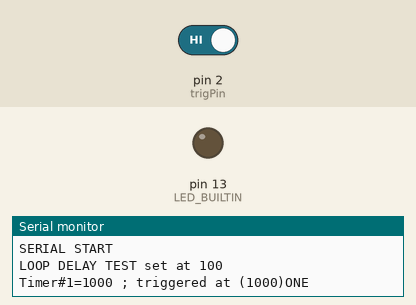
This sketch was run on a simulated Arduino Mega 2560, built with avr-gcc and run on an emulated ATmega2560. Parts: output pins drawn as LEDs (lit = HIGH), the last lines printed to the serial monitor. The inputs (shaded band) are chosen by the test bench; at power-on: pin 2 (trigPin) HIGH.

Above: at 1.2 s.
1.3 s: pin 2 (trigPin) driven LOW
At 1.9 s:
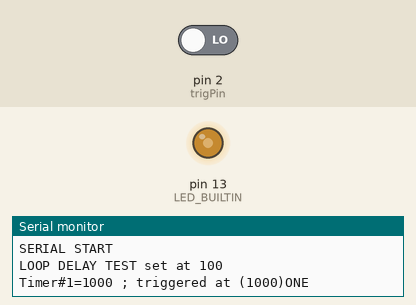
2.8 s: pin 2 (trigPin) driven HIGH
At 3.6 s:
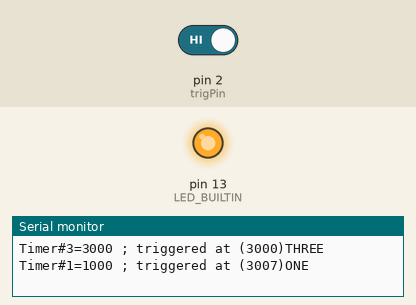
Timing chart, 0 to 5.8 s (numbered marks = the images above; inputs shaded):
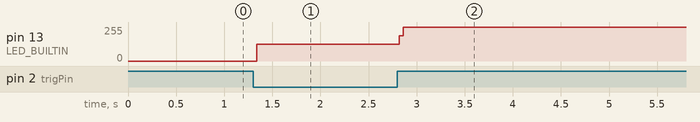

The sketch:

interrupt.ino
```cpp
//ticTocInterrupt
//attachInterrupt()
//digitalPinToInterrupt(pinInt)
//Mega pins 2 3 18 19 20 21
//attachInterrupt(digitalPinToInterrupt(pinInt), ISR, mode)
//ISR (interrupt service routine) function called does not pass or return variables  pass data using volatile global variables
//mode = LOW ; CHANGE; RISING; FALLING (a few boards allow HIGH)
//detachInterrupt(digitalPinToINterrupt(pinInt))
// iterrupts(); turns on interrupts
// nointerrupts(); turns off interrupts
// iterrupts still register the trigger but do not interrupt until turned on in priority order

//set interupt pin
int trigPin = 20;
volatile bool trigON = true;
volatile unsigned long int trigVal = 0;
//ISR (interrupt service routine)
void flagTrig(){
  if (trigON){
    trigON = false;
    digitalWrite(LED_BUILTIN, LOW); // turn the LED off by making the voltage LOW
  } else {
    trigON = true;
    digitalWrite(LED_BUILTIN, HIGH); // turn the LED on (HIGH is the voltage level)
  }
  trigVal += 1;
}
//used tictoc timer as base for interrupt testing
unsigned long int tic[10];
unsigned long int toc[10] = {100, 1000, 2000, 3000, 4000, 5000, 6000, 7000, 8000, 9000};

//once
void setup() {
  String ioOUT;
  pinMode(LED_BUILTIN, OUTPUT);
  flagTrig();//make sure set to off
  trigPin = 2;
  pinMode(trigPin, INPUT);
  attachInterrupt(digitalPinToInterrupt(trigPin), *flagTrig, LOW);

  Serial.begin(115200);
  while(!Serial); //wait for serial to start

  ioOUT = F("\nSERIAL START\n");
  ioOUT += F("LOOP DELAY TEST set at ");
  ioOUT += (String)toc[0];
  Serial.println(ioOUT);

  //initialize all timers machine time
  for(int x=0; x <= 9; x++){
    tic[x] = millis();
  }
}

//repeat
void loop() {
  String ioOUT;
  tic[0]= millis(); //master loop timer set every loop to check processing delays

//Test for timer trigger and execute timer actions
  for( int x = 1; x <= 9; x++){

    //Test for timer duration
    if(millis() - tic[x] >= toc[x]){ //do something for all triggered timers
      tic[x] = millis();//reset timer
      ioOUT = F("\nTimer#");
      ioOUT += (String)x;
      ioOUT += "=";
      ioOUT += toc[x];
      ioOUT += F(" ; triggered at (");
      ioOUT += tic[x];
      ioOUT += ")";
      Serial.print(ioOUT);

      //do stuff if specific timer triggered
      switch(x){
         case 1:
          ioOUT = F("ONE");
          break;
        case 2:
          ioOUT = F("TWO");
          break;
          case 3:
          ioOUT = F("THREE");
        break;
        case 4:
          ioOUT = F("FOUR");
          if(trigON){
            ioOUT = "Interrupt trigger is high and = ";
            ioOUT += (String)trigVal;
          }
          break;
        case 5:
          ioOUT = F("FIVE");
          break;
        case 6:
          ioOUT = F("SIX");
          break;
        case 7:
          ioOUT = F("SEVEN");
          break;
        case 8:
          ioOUT = F("EIGHT");
          break;
        case 9:
          ioOUT = F("NINE");
          break;
        default:
          ioOUT = F("DEFAULT");//should not trigger DEFAULT
          break;
      }
      Serial.println(ioOUT);
    }
  }
  //overall loop delay excessive
  if(millis() - tic[0] >= toc[0]){
    ioOUT = F("Loop timer delay excessive =");
    ioOUT += (String)(millis() - toc[0]);
    ioOUT += F(" Loop delay greater than ");
    ioOUT += (String)toc[0];
    ioOUT += F(" milliseconds\n");
    Serial.println(ioOUT);
  }
}
```

Measured:
- after the input at 1.3 s, pin 13 (LED_BUILTIN): 0/255 → 126/255 at once
- after the input at 2.8 s, pin 13 (LED_BUILTIN): 126/255 → 255/255 at once
